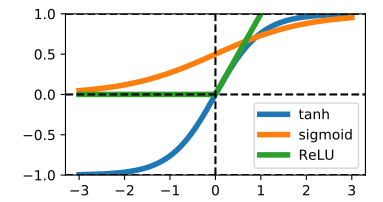

Recreate this plot in Python.
import numpy as np
import matplotlib.pyplot as plt

x = np.linspace(-3, 3, 100)

tanh = np.tanh(x)
def sigmoid(_x):
    return 1 / (1+np.exp(-_x))
sig = sigmoid(x)
relu = np.clip(x, 0, None)

plt.plot(x, tanh, label='tanh', lw=4)
plt.plot(x, sig, label='sigmoid', lw=4)
plt.plot(x, relu, label='ReLU', lw=4)
plt.axhline(-1, ls='--', c='black')
plt.axhline(0, ls='--', c='black')
plt.axhline(1, ls='--', c='black')
plt.axvline(0, ls='--', c='black')
plt.ylim([-1, 1])
plt.xticks(list(range(-3, 4)))
plt.yticks([-1, -.5, 0, .5, 1])
plt.legend()
plt.show()
